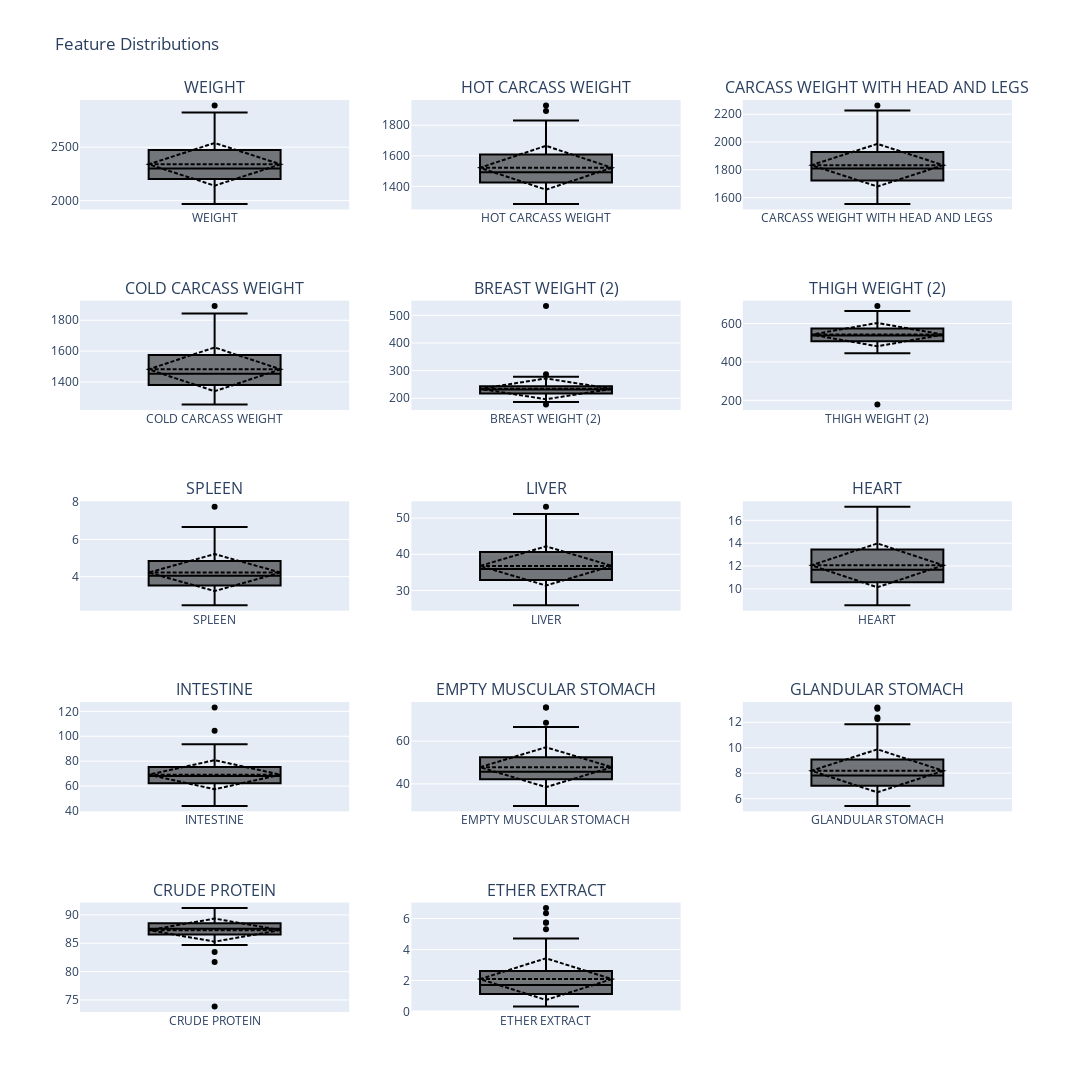

Notebook code cell kept with this figure:
### Code cell
plotter.plot_features(
    df, 
    df.columns, 
    plot_type= 'Box',
    num_columns=3, 
    plot_title='Feature Distributions'
)
